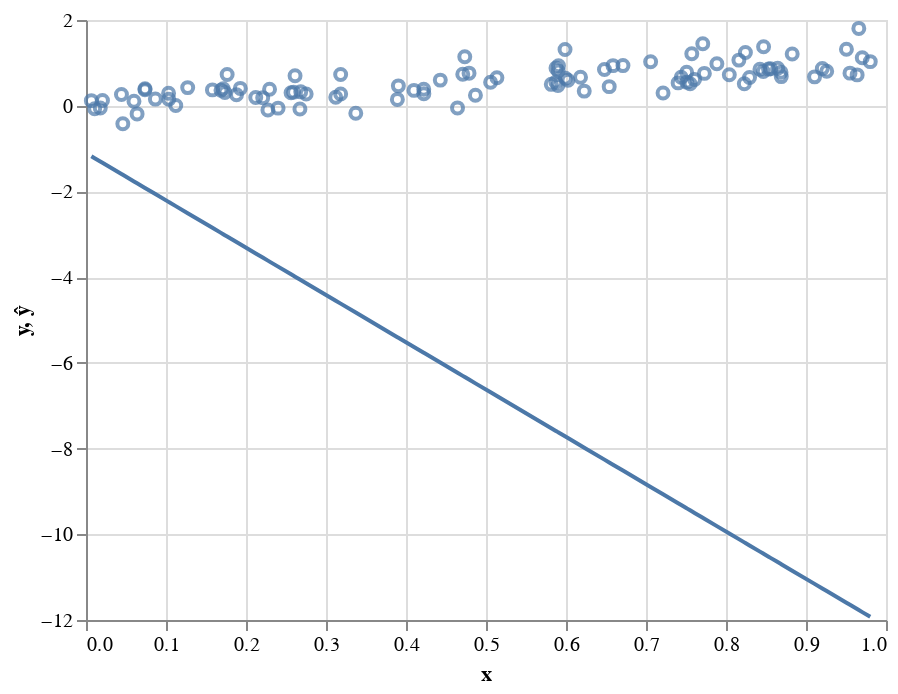

The cell this chart's notebook holds for it:
### Code cell
data_df = pd.DataFrame({'y':y, 'ŷ':ŷ, 'x':X[:,0]})
alt.Chart(data_df).mark_point().encode(x='x', y='y') + \
alt.Chart(data_df).mark_line().encode(x='x', y='ŷ')

### Figure 1 — Vega-Lite specification as saved in the notebook (floating-point values rounded to 4 significant figures)
{"$schema": "https://vega.github.io/schema/vega-lite/v3.4.0.json", "config": {"mark": {"tooltip": null}, "view": {"height": 300, "width": 400}}, "data": {"name": "data-5c862031b724f5378cc637590ae7d269"}, "datasets": {"data-5c862031b724f5378cc637590ae7d269": [{"x": 0.5988, "y": 1.312, "ŷ": -7.714}, {"x": 0.8424, "y": 0.8491, "ŷ": -10.4}, {"x": 0.8294, "y": 0.6578, "ŷ": -10.26}, {"x": 0.6025, "y": 0.5921, "ŷ": -7.755}, {"x": 0.7058, "y": 1.027, "ŷ": -8.895}, {"x": 0.41, "y": 0.3578, "ŷ": -5.63}, {"x": 0.3372, "y": -0.175, "ŷ": -4.827}, {"x": 0.5058, "y": 0.5491, "ŷ": -6.687}, {"x": 0.4223, "y": 0.2806, "ŷ": -5.766}, {"x": 0.2401, "y": -0.0566, "ŷ": -3.755}, {"x": 0.9803, "y": 1.028, "ŷ": -11.93}, {"x": 0.955, "y": 0.7601, "ŷ": -11.65}, {"x": 0.7607, "y": 0.6123, "ŷ": -9.501}, {"x": 0.5899, "y": 0.4697, "ŷ": -7.617}, {"x": 0.7508, "y": 0.7796, "ŷ": -9.393}, {"x": 0.02059, "y": 0.1234, "ŷ": -1.332}, {"x": 0.6587, "y": 0.9351, "ŷ": -8.376}, {"x": 0.8532, "y": 0.8546, "ŷ": -10.52}, {"x": 0.06387, "y": -0.191, "ŷ": -1.81}, {"x": 0.4735, "y": 1.144, "ŷ": -6.331}, {"x": 0.7402, "y": 0.5327, "ŷ": -9.275}, {"x": 0.8646, "y": 0.8757, "ŷ": -10.65}, {"x": 0.2563, "y": 0.3011, "ŷ": -3.934}, {"x": 0.07376, "y": 0.3949, "ŷ": -1.919}, {"x": 0.5136, "y": 0.6537, "ŷ": -6.774}, {"x": 0.8827, "y": 1.208, "ŷ": -10.85}, {"x": 0.8557, "y": 0.8622, "ŷ": -10.55}, {"x": 0.1736, "y": 0.3092, "ŷ": -3.021}, {"x": 0.1035, "y": 0.1512, "ŷ": -2.247}, {"x": 0.847, "y": 1.374, "ŷ": -10.45}, {"x": 0.471, "y": 0.7358, "ŷ": -6.303}, {"x": 0.5816, "y": 0.4985, "ŷ": -7.525}, {"x": 0.2752, "y": 0.2736, "ŷ": -4.142}, {"x": 0.6228, "y": 0.3409, "ŷ": -7.979}, {"x": 0.1764, "y": 0.7282, "ŷ": -3.052}, {"x": 0.1687, "y": 0.3608, "ŷ": -2.967}, {"x": 0.1271, "y": 0.4226, "ŷ": -2.508}, {"x": 0.9639, "y": 0.7191, "ŷ": -11.74}, {"x": 0.2274, "y": -0.102, "ŷ": -3.615}, {"x": 0.9505, "y": 1.318, "ŷ": -11.6}, {"x": 0.6481, "y": 0.8465, "ŷ": -8.259}, {"x": 0.1929, "y": 0.4038, "ŷ": -3.234}, {"x": 0.1122, "y": 0.003252, "ŷ": -2.343}, {"x": 0.744, "y": 0.6636, "ŷ": -9.318}, {"x": 0.006705, "y": 0.1183, "ŷ": -1.179}, {"x": 0.8229, "y": 0.5111, "ŷ": -10.19}, {"x": 0.3905, "y": 0.4632, "ŷ": -5.415}, {"x": 0.01783, "y": -0.05334, "ŷ": -1.301}, {"x": 0.5873, "y": 0.5499, "ŷ": -7.588}, {"x": 0.9107, "y": 0.6729, "ŷ": -11.16}, {"x": 0.4222, "y": 0.3846, "ŷ": -5.765}, {"x": 0.3183, "y": 0.7296, "ŷ": -4.618}, {"x": 0.3122, "y": 0.1971, "ŷ": -4.551}, {"x": 0.751, "y": 0.5502, "ŷ": -9.395}, {"x": 0.966, "y": 1.804, "ŷ": -11.77}, {"x": 0.7551, "y": 0.5122, "ŷ": -9.44}, {"x": 0.4868, "y": 0.2454, "ŷ": -6.478}, {"x": 0.3183, "y": 0.2733, "ŷ": -4.618}, {"x": 0.9204, "y": 0.866, "ŷ": -11.26}, {"x": 0.4644, "y": -0.05117, "ŷ": -6.231}, {"x": 0.08672, "y": 0.1545, "ŷ": -2.062}, {"x": 0.04432, "y": 0.2597, "ŷ": -1.594}, {"x": 0.9259, "y": 0.8027, "ŷ": -11.33}, {"x": 0.3892, "y": 0.1472, "ŷ": -5.401}, {"x": 0.8466, "y": 0.7986, "ŷ": -10.45}, {"x": 0.2294, "y": 0.384, "ŷ": -3.637}, {"x": 0.7213, "y": 0.2975, "ŷ": -9.067}, {"x": 0.8243, "y": 1.244, "ŷ": -10.2}, {"x": 0.654, "y": 0.4449, "ŷ": -8.324}, {"x": 0.2684, "y": 0.3235, "ŷ": -4.067}, {"x": 0.7886, "y": 0.981, "ŷ": -9.809}, {"x": 0.5875, "y": 0.8777, "ŷ": -7.59}, {"x": 0.7572, "y": 1.212, "ŷ": -9.463}, {"x": 0.6182, "y": 0.6639, "ŷ": -7.928}, {"x": 0.05997, "y": 0.1042, "ŷ": -1.767}, {"x": 0.1881, "y": 0.2564, "ŷ": -3.181}, {"x": 0.5993, "y": 0.6411, "ŷ": -7.72}, {"x": 0.0737, "y": 0.3726, "ŷ": -1.918}, {"x": 0.4788, "y": 0.7597, "ŷ": -6.39}, {"x": 0.8691, "y": 0.6796, "ŷ": -10.7}, {"x": 0.8161, "y": 1.064, "ŷ": -10.11}, {"x": 0.6712, "y": 0.936, "ŷ": -8.514}, {"x": 0.158, "y": 0.3696, "ŷ": -2.849}, {"x": 0.8688, "y": 0.7824, "ŷ": -10.69}, {"x": 0.04604, "y": -0.4202, "ŷ": -1.613}, {"x": 0.2595, "y": 0.3167, "ŷ": -3.969}, {"x": 0.2122, "y": 0.1905, "ŷ": -3.447}, {"x": 0.1032, "y": 0.2917, "ŷ": -2.244}, {"x": 0.5906, "y": 0.9319, "ŷ": -7.625}, {"x": 0.5904, "y": 0.8083, "ŷ": -7.621}, {"x": 0.771, "y": 1.445, "ŷ": -9.615}, {"x": 0.9703, "y": 1.12, "ŷ": -11.82}, {"x": 0.8041, "y": 0.7217, "ŷ": -9.981}, {"x": 0.01083, "y": -0.06899, "ŷ": -1.224}, {"x": 0.2209, "y": 0.1845, "ŷ": -3.543}, {"x": 0.773, "y": 0.7541, "ŷ": -9.637}, {"x": 0.2674, "y": -0.07835, "ŷ": -4.056}, {"x": 0.1715, "y": 0.3951, "ŷ": -2.997}, {"x": 0.4429, "y": 0.5976, "ŷ": -5.993}, {"x": 0.2613, "y": 0.7009, "ŷ": -3.989}]}, "layer": [{"encoding": {"x": {"field": "x", "type": "quantitative"}, "y": {"field": "y", "type": "quantitative"}}, "mark": "point"}, {"encoding": {"x": {"field": "x", "type": "quantitative"}, "y": {"field": "ŷ", "type": "quantitative"}}, "mark": "line"}]}
